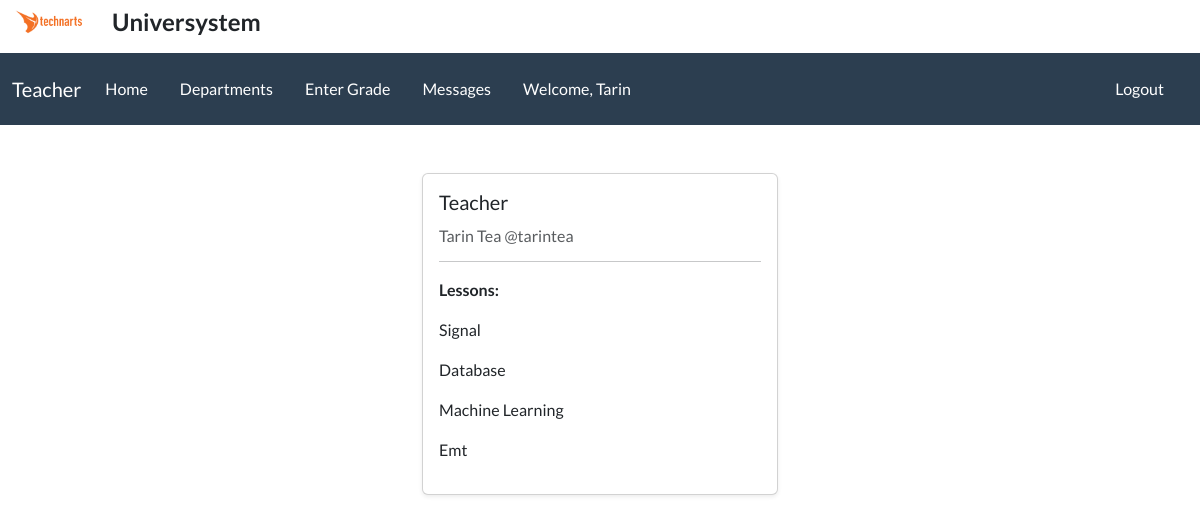
The app's page /main/ (signed in) with its own data.
### accountapp/models.py (models this page shows, shortened)
class CustomUser(AbstractUser):
    STATUS = (
        ('Teacher', 'Teacher'),
        ('Student', 'Student'),
        ('Admin', 'Admin'),
    )
    status = models.CharField(
        max_length=100, choices=STATUS, default='Student',)

### baseapp/models.py (models this page shows, shortened)
class Lesson(models.Model):
    title = models.CharField(max_length=100)
    ects = models.IntegerField()
    category = models.ManyToManyField(Department)
    capacity = models.IntegerField(default=3)  # Course capacity
    course_hour = models.ForeignKey(
        CourseHour, on_delete=models.CASCADE, blank=True, null=True)

### baseapp/views.py (the view)
# urls.py: path('main/', IndexView.as_view(), name='index'),
class IndexView(LoginRequiredMixin, View):  # Main page
    def get(self, request):
        user = CustomUser.objects.get(username=request.user.username)
        students_without_department = Student.objects.filter(
            department_request=True)
        try:
            teacher = Teacher.objects.get(user__username=request.user.username)
        except Teacher.DoesNotExist:
            teacher = None
        try:
            student = Student.objects.get(user__username=request.user.username)
        except Student.DoesNotExist:
            student = None
        context = {
            'user': user,
            'student': student,
            'teacher': teacher,
            'students_without_department': students_without_department,
            'departments': Department.objects.all(),
            'lessons': (
                teacher.lesson_of_teacher.all() if teacher else None
            ),
        }
        return render(request, 'baseapp/index.html', context)

### baseapp/templates/baseapp/index.html (shortened to what this page needs)
{% extends 'base.html' %} {% load static %} {% block title %}Main Page{% endblock title %} {% block content %}
<div class="container mt-5">
  <div class="row justify-content-center">
    {% include 'baseapp/partials/_home_first_card.html' %}
  </div>
</div>
{% endblock content %}

### templates/partials/_navbar.html (shortened to what this page needs)
<nav class="navbar navbar-expand-lg bg-primary" data-bs-theme="dark">
  <div class="container-fluid">
    {% if user.status == "Teacher" %}
    <a class="navbar-brand">Teacher</a>
    {% elif user.status == "Student" %}
    <a class="navbar-brand">Student</a>
    {% elif user.status == 'Admin' %}
    <a class="navbar-brand">Admin</a>
    {% endif %}
    <div class="collapse navbar-collapse" id="navbarColor01">
      <ul class="navbar-nav me-3">
        <li class="nav-item">
          <a class="nav-link me-3" href="{% url 'index' %}">Home</a>
        </li>
        <li class="nav-item me-3">
          <a class="nav-link" href="{% url 'department' %}">Departments</a>
        </li>
        {% if user.status == "Teacher" %}
        <li class="nav-item me-3">
          <a class="nav-link" href="{% url 'grade' %}">Enter Grade</a>
        </li>
        <li class="nav-item me-3">
          <a class="nav-link" href="{% url 'message' %}">Messages</a>
        </li>
        {% elif user.status == "Student" %}
        <li class="nav-item me-3">
          <a class="nav-link" href="{% url 'syllabus' %}">Course</a>
        </li>
        {% endif %} {% if not user.status == 'Admin' %}
        <li class="nav-item">
          <a class="nav-link">Welcome, {{ user.first_name|title }}</a>
        </li>
        {% endif %}
      </ul>
      <ul class="navbar-nav ms-auto">
        <li class="nav-item me-3">
          <a class="nav-link" href="{% url 'logout' %}">Logout</a>
        </li>
      </ul>
    </div>
  </div>
</nav>

### baseapp/templates/baseapp/partials/_home_first_card.html
<div class="col-md-4">
  <div class="card shadow-sm">
    <div class="card-body">
      <h5 class="card-title mb-3">{{ user.status|title }}</h5>
      <h6 class="card-subtitle mb-3 text-muted">
        {{ user.first_name|title }} {{ user.last_name|title }} @{{ user.username }}
      </h6>
      <hr />
      {% if user.status == 'Student' %}
      {% if student is None %}
      <p class="card-text mb-3">You have not been assigned to any department yet. Please contact the administrator.</p>
      {% else %}
      <p class="card-text mb-3"><strong>Department:</strong> {{ student.department_of_student }}</p>
      {% endif %}
      {% else %}
      <p class="card-text mb-3"><strong>Lessons:</strong></p>
      {% for lesson in teacher.lesson_of_teacher.all%}
      <p class="card-text mb-3">{{ lesson.title }}</p>
      {% endfor %} {% endif %}
    </div>
  </div>
</div>

### records on screen
CustomUser: first_name "Tarin", status "Teacher", last_name "Tea", username "tarintea"
Lesson: title "Signal"
Lesson: title "Database"
Lesson: title "Machine Learning"
Lesson: title "Emt"
